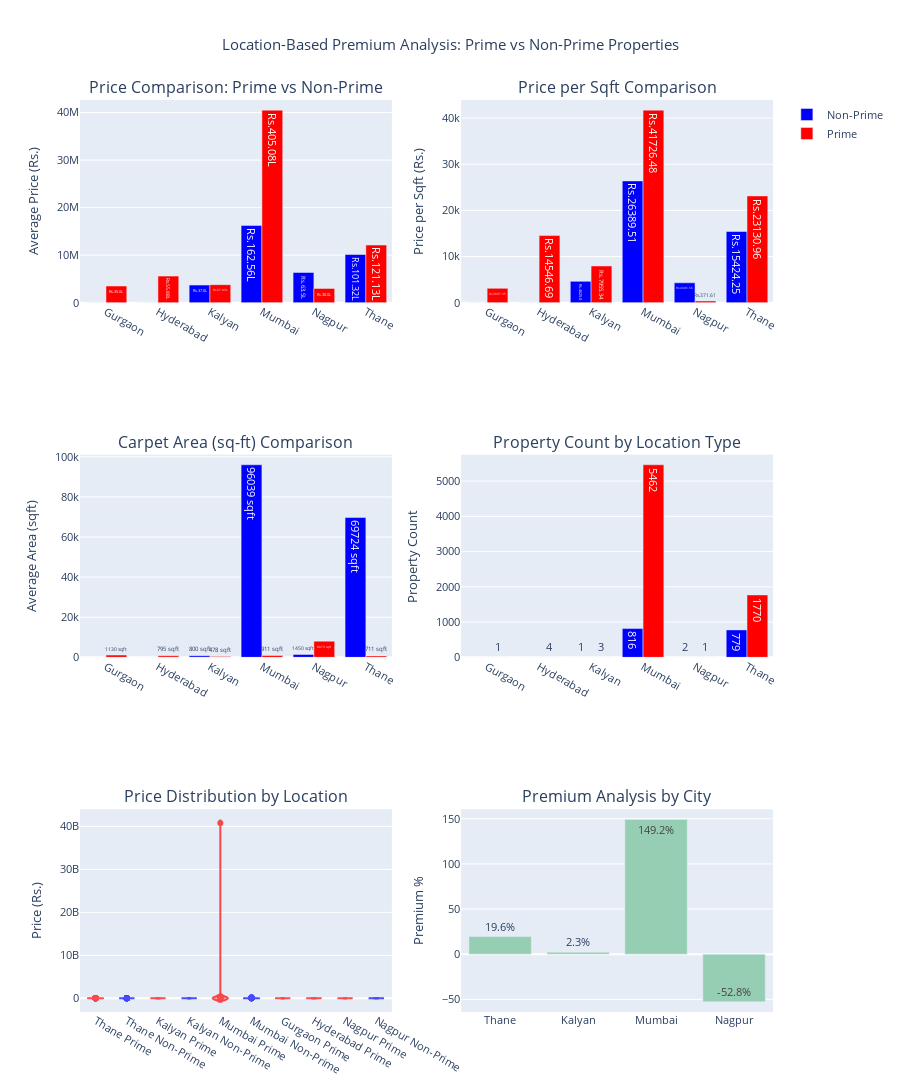

Notebook source saved alongside this figure:
### Code cell
# create main comparison dashboard

# create subplot figure
fig = make_subplots(
    rows=3, cols=2,
    subplot_titles=(
        'Price Comparison: Prime vs Non-Prime',
        'Price per Sqft Comparison',
        'Carpet Area (sq-ft) Comparison',
        'Property Count by Location Type',
        'Price Distribution by Location',
        'Premium Analysis by City'
    ),
    specs=[[{"type": "bar"}, {"type": "bar"}],
            [{"type": "bar"}, {"type": "bar"}],
            [{"type": "violin"}, {"type": "bar"}]]
)

# assign colors per variabl for consistency
colors = {'Prime': 'red', 'Non-Prime': 'blue'}

# 1. average price comparison
price_comparison = df.groupby(['City', 'Is_Prime_Location'])['Price'].mean().unstack(fill_value=0)
price_comparison.columns = ['Non-Prime', 'Prime'] if False in price_comparison.columns else ['Prime']

for location_type in price_comparison.columns:
    is_prime = location_type == 'Prime'
    fig.add_trace(
        go.Bar(
            name=location_type,
            x=price_comparison.index,
            y=price_comparison[location_type],
            text=[f'Rs.{round(val/100000,2)}L' for val in price_comparison[location_type]],
            textposition='auto',
            marker_color=colors.get(location_type, '#333333')
        ),
        row=1, col=1
    )

# 2. price per sqft comparison
psf_data = df[df['Price_Per_Sqft'] > 0]
psf_comparison = psf_data.groupby(['City', 'Is_Prime_Location'])['Price_Per_Sqft'].mean().unstack(fill_value=0)
psf_comparison.columns = ['Non-Prime', 'Prime'] if False in psf_comparison.columns else ['Prime']

for location_type in psf_comparison.columns:
    fig.add_trace(
        go.Bar(
            name=location_type,
            x=psf_comparison.index,
            y=psf_comparison[location_type],
            text=[f'Rs.{round(val,2)}' for val in psf_comparison[location_type]],
            textposition='auto',
            marker_color=colors.get(location_type, '#333333'),
            showlegend=False
        ),
        row=1, col=2
    )

# 3. carpet area comparison
area_data = df[df['Carpet Area (sq-ft)'] > 0]
area_comparison = area_data.groupby(['City', 'Is_Prime_Location'])['Carpet Area (sq-ft)'].mean().unstack(fill_value=0)
area_comparison.columns = ['Non-Prime', 'Prime'] if False in area_comparison.columns else ['Prime']

for location_type in area_comparison.columns:
    fig.add_trace(
        go.Bar(
            name=location_type,
            x=area_comparison.index,
            y=area_comparison[location_type],
            text=[f'{round(val)} sqft' for val in area_comparison[location_type]],
            textposition='auto',
            marker_color=colors.get(location_type, '#333333'),
            showlegend=False
        ),
        row=2, col=1
    )

# 4. property count by location type
count_comparison = df.groupby(['City', 'Is_Prime_Location']).size().unstack(fill_value=0)
count_comparison.columns = ['Non-Prime', 'Prime'] if False in count_comparison.columns else ['Prime']

for location_type in count_comparison.columns:
    fig.add_trace(
        go.Bar(
            name=location_type,
            x=count_comparison.index,
            y=count_comparison[location_type],
            text=count_comparison[location_type],
            textposition='auto',
            marker_color=colors.get(location_type, '#333333'),
            showlegend=False
        ),
        row=2, col=2
    )

# 5. price distribution violin plots
for city in df['City'].unique():
    city_data = df[df['City'] == city]
    
    for is_prime in [True, False]:
        location_data = city_data[city_data['Is_Prime_Location'] == is_prime]
        location_type = 'Prime' if is_prime else 'Non-Prime'
        
        if len(location_data) > 0:
            fig.add_trace(
                go.Violin(
                    y=location_data['Price'],
                    name=f'{city} {location_type}',
                    box_visible=True,
                    meanline_visible=True,
                    showlegend=False,
                    line_color=colors.get(location_type, '#333333'),
                    opacity=0.7
                ),
                row=3, col=1
            )

# 6. premium percentage analysis
premium_analysis = []

for city in df['City'].unique():
    city_data = df[df['City'] == city]
    prime_avg = city_data[city_data['Is_Prime_Location'] == True]['Price'].mean()
    non_prime_avg = city_data[city_data['Is_Prime_Location'] == False]['Price'].mean()
    
    if not pd.isna(prime_avg) and not pd.isna(non_prime_avg) and non_prime_avg > 0:
        premium_percentage = ((prime_avg - non_prime_avg) / non_prime_avg) * 100
        premium_analysis.append({'City': city, 'Premium_Percentage': premium_percentage})

if premium_analysis:
    premium_df = pd.DataFrame(premium_analysis)
    fig.add_trace(
        go.Bar(
            x=premium_df['City'],
            y=premium_df['Premium_Percentage'],
            text=[f'{round(val,1)}%' for val in premium_df['Premium_Percentage']],
            textposition='auto',
            marker_color='#96CEB4',
            name='Location Premium',
            showlegend=False
        ),
        row=3, col=2
    )

# update layout
fig.update_layout(
    title_text="Location-Based Premium Analysis: Prime vs Non-Prime Properties",
    height=1200,
    showlegend=True,
    title_x=0.5,
    font=dict(size=11)
)

# update y-axes labels
fig.update_yaxes(title_text="Average Price (Rs.)", row=1, col=1)
fig.update_yaxes(title_text="Price per Sqft (Rs.)", row=1, col=2)
fig.update_yaxes(title_text="Average Area (sqft)", row=2, col=1)
fig.update_yaxes(title_text="Property Count", row=2, col=2)
fig.update_yaxes(title_text="Price (Rs.)", row=3, col=1)
fig.update_yaxes(title_text="Premium %", row=3, col=2)

### Figure 1 — Plotly figure (JSON) as saved in the notebook; plotly's stock layout.template omitted (floating-point values rounded to 4 significant figures; data arrays with more than 128 entries replaced by an {"elided": "..."} marker saying what was removed)
{"data": [{"marker": {"color": "blue"}, "name": "Non-Prime", "text": ["Rs.0.0L", "Rs.0.0L", "Rs.37.0L", "Rs.162.56L", "Rs.63.5L", "Rs.101.32L"], "textposition": "auto", "type": "bar", "x": ["Gurgaon", "Hyderabad", "Kalyan", "Mumbai", "Nagpur", "Thane"], "xaxis": "x", "y": [0.0, 0.0, 3700000.0, 16260000.0, 6350000.0, 10130000.0], "yaxis": "y"}, {"marker": {"color": "red"}, "name": "Prime", "text": ["Rs.35.0L", "Rs.55.88L", "Rs.37.83L", "Rs.405.08L", "Rs.30.0L", "Rs.121.13L"], "textposition": "auto", "type": "bar", "x": ["Gurgaon", "Hyderabad", "Kalyan", "Mumbai", "Nagpur", "Thane"], "xaxis": "x", "y": [3500000.0, 5588000.0, 3783000.0, 40510000.0, 3000000.0, 12110000.0], "yaxis": "y"}, {"marker": {"color": "blue"}, "name": "Non-Prime", "showlegend": false, "text": ["Rs.0.0", "Rs.0.0", "Rs.4625.0", "Rs.26389.51", "Rs.4305.56", "Rs.15424.25"], "textposition": "auto", "type": "bar", "x": ["Gurgaon", "Hyderabad", "Kalyan", "Mumbai", "Nagpur", "Thane"], "xaxis": "x2", "y": [0.0, 0.0, 4625.0, 26390.0, 4306.0, 15420.0], "yaxis": "y2"}, {"marker": {"color": "red"}, "name": "Prime", "showlegend": false, "text": ["Rs.3097.35", "Rs.14546.69", "Rs.7955.34", "Rs.41726.48", "Rs.371.61", "Rs.23130.96"], "textposition": "auto", "type": "bar", "x": ["Gurgaon", "Hyderabad", "Kalyan", "Mumbai", "Nagpur", "Thane"], "xaxis": "x2", "y": [3097.0, 14550.0, 7955.0, 41730.0, 371.6, 23130.0], "yaxis": "y2"}, {"marker": {"color": "blue"}, "name": "Non-Prime", "showlegend": false, "text": ["0 sqft", "0 sqft", "800 sqft", "96039 sqft", "1450 sqft", "69724 sqft"], "textposition": "auto", "type": "bar", "x": ["Gurgaon", "Hyderabad", "Kalyan", "Mumbai", "Nagpur", "Thane"], "xaxis": "x3", "y": [0.0, 0.0, 800.0, 96040.0, 1450.0, 69720.0], "yaxis": "y3"}, {"marker": {"color": "red"}, "name": "Prime", "showlegend": false, "text": ["1130 sqft", "795 sqft", "478 sqft", "911 sqft", "8073 sqft", "711 sqft"], "textposition": "auto", "type": "bar", "x": ["Gurgaon", "Hyderabad", "Kalyan", "Mumbai", "Nagpur", "Thane"], "xaxis": "x3", "y": [1130.0, 795.2, 478.0, 911.3, 8073.0, 710.9], "yaxis": "y3"}, {"marker": {"color": "blue"}, "name": "Non-Prime", "showlegend": false, "text": [0.0, 0.0, 1.0, 816.0, 2.0, 779.0], "textposition": "auto", "type": "bar", "x": ["Gurgaon", "Hyderabad", "Kalyan", "Mumbai", "Nagpur", "Thane"], "xaxis": "x4", "y": [0, 0, 1, 816, 2, 779], "yaxis": "y4"}, {"marker": {"color": "red"}, "name": "Prime", "showlegend": false, "text": [1.0, 4.0, 3.0, 5462.0, 1.0, 1770.0], "textposition": "auto", "type": "bar", "x": ["Gurgaon", "Hyderabad", "Kalyan", "Mumbai", "Nagpur", "Thane"], "xaxis": "x4", "y": [1, 4, 3, 5462, 1, 1770], "yaxis": "y4"}, {"box": {"visible": true}, "line": {"color": "red"}, "meanline": {"visible": true}, "name": "Thane Prime", "opacity": 0.7, "showlegend": false, "type": "violin", "xaxis": "x5", "y": {"elided": "1770 float values"}, "yaxis": "y5"}, {"box": {"visible": true}, "line": {"color": "blue"}, "meanline": {"visible": true}, "name": "Thane Non-Prime", "opacity": 0.7, "showlegend": false, "type": "violin", "xaxis": "x5", "y": {"elided": "779 float values"}, "yaxis": "y5"}, {"box": {"visible": true}, "line": {"color": "red"}, "meanline": {"visible": true}, "name": "Kalyan Prime", "opacity": 0.7, "showlegend": false, "type": "violin", "xaxis": "x5", "y": [4350000.0, 4800000.0, 2200000.0], "yaxis": "y5"}, {"box": {"visible": true}, "line": {"color": "blue"}, "meanline": {"visible": true}, "name": "Kalyan Non-Prime", "opacity": 0.7, "showlegend": false, "type": "violin", "xaxis": "x5", "y": [3700000.0], "yaxis": "y5"}, {"box": {"visible": true}, "line": {"color": "red"}, "meanline": {"visible": true}, "name": "Mumbai Prime", "opacity": 0.7, "showlegend": false, "type": "violin", "xaxis": "x5", "y": {"elided": "5462 float values"}, "yaxis": "y5"}, {"box": {"visible": true}, "line": {"color": "blue"}, "meanline": {"visible": true}, "name": "Mumbai Non-Prime", "opacity": 0.7, "showlegend": false, "type": "violin", "xaxis": "x5", "y": {"elided": "816 float values"}, "yaxis": "y5"}, {"box": {"visible": true}, "line": {"color": "red"}, "meanline": {"visible": true}, "name": "Gurgaon Prime", "opacity": 0.7, "showlegend": false, "type": "violin", "xaxis": "x5", "y": [3500000.0], "yaxis": "y5"}, {"box": {"visible": true}, "line": {"color": "red"}, "meanline": {"visible": true}, "name": "Hyderabad Prime", "opacity": 0.7, "showlegend": false, "type": "violin", "xaxis": "x5", "y": [8000000.0, 3000000.0, 3700000.0, 7650000.0], "yaxis": "y5"}, {"box": {"visible": true}, "line": {"color": "red"}, "meanline": {"visible": true}, "name": "Nagpur Prime", "opacity": 0.7, "showlegend": false, "type": "violin", "xaxis": "x5", "y": [3000000.0], "yaxis": "y5"}, {"box": {"visible": true}, "line": {"color": "blue"}, "meanline": {"visible": true}, "name": "Nagpur Non-Prime", "opacity": 0.7, "showlegend": false, "type": "violin", "xaxis": "x5", "y": [3700000.0, 9000000.0], "yaxis": "y5"}, {"marker": {"color": "#96CEB4"}, "name": "Location Premium", "showlegend": false, "text": ["19.6%", "2.3%", "149.2%", "-52.8%"], "textposition": "auto", "type": "bar", "x": ["Thane", "Kalyan", "Mumbai", "Nagpur"], "xaxis": "x6", "y": [19.55, 2.252, 149.2, -52.76], "yaxis": "y6"}], "layout": {"annotations": [{"font": {"size": 16}, "showarrow": false, "text": "Price Comparison: Prime vs Non-Prime", "x": 0.225, "xanchor": "center", "xref": "paper", "y": 1, "yanchor": "bottom", "yref": "paper"}, {"font": {"size": 16}, "showarrow": false, "text": "Price per Sqft Comparison", "x": 0.775, "xanchor": "center", "xref": "paper", "y": 1, "yanchor": "bottom", "yref": "paper"}, {"font": {"size": 16}, "showarrow": false, "text": "Carpet Area (sq-ft) Comparison", "x": 0.225, "xanchor": "center", "xref": "paper", "y": 0.6111, "yanchor": "bottom", "yref": "paper"}, {"font": {"size": 16}, "showarrow": false, "text": "Property Count by Location Type", "x": 0.775, "xanchor": "center", "xref": "paper", "y": 0.6111, "yanchor": "bottom", "yref": "paper"}, {"font": {"size": 16}, "showarrow": false, "text": "Price Distribution by Location", "x": 0.225, "xanchor": "center", "xref": "paper", "y": 0.2222, "yanchor": "bottom", "yref": "paper"}, {"font": {"size": 16}, "showarrow": false, "text": "Premium Analysis by City", "x": 0.775, "xanchor": "center", "xref": "paper", "y": 0.2222, "yanchor": "bottom", "yref": "paper"}], "font": {"size": 11}, "height": 1200, "showlegend": true, "title": {"text": "Location-Based Premium Analysis: Prime vs Non-Prime Properties", "x": 0.5}, "xaxis": {"anchor": "y", "domain": [0, 0.45]}, "xaxis2": {"anchor": "y2", "domain": [0.55, 1]}, "xaxis3": {"anchor": "y3", "domain": [0, 0.45]}, "xaxis4": {"anchor": "y4", "domain": [0.55, 1]}, "xaxis5": {"anchor": "y5", "domain": [0, 0.45]}, "xaxis6": {"anchor": "y6", "domain": [0.55, 1]}, "yaxis": {"anchor": "x", "domain": [0.7778, 1], "title": {"text": "Average Price (Rs.)"}}, "yaxis2": {"anchor": "x2", "domain": [0.7778, 1], "title": {"text": "Price per Sqft (Rs.)"}}, "yaxis3": {"anchor": "x3", "domain": [0.3889, 0.6111], "title": {"text": "Average Area (sqft)"}}, "yaxis4": {"anchor": "x4", "domain": [0.3889, 0.6111], "title": {"text": "Property Count"}}, "yaxis5": {"anchor": "x5", "domain": [0, 0.2222], "title": {"text": "Price (Rs.)"}}, "yaxis6": {"anchor": "x6", "domain": [0, 0.2222], "title": {"text": "Premium %"}}}}
